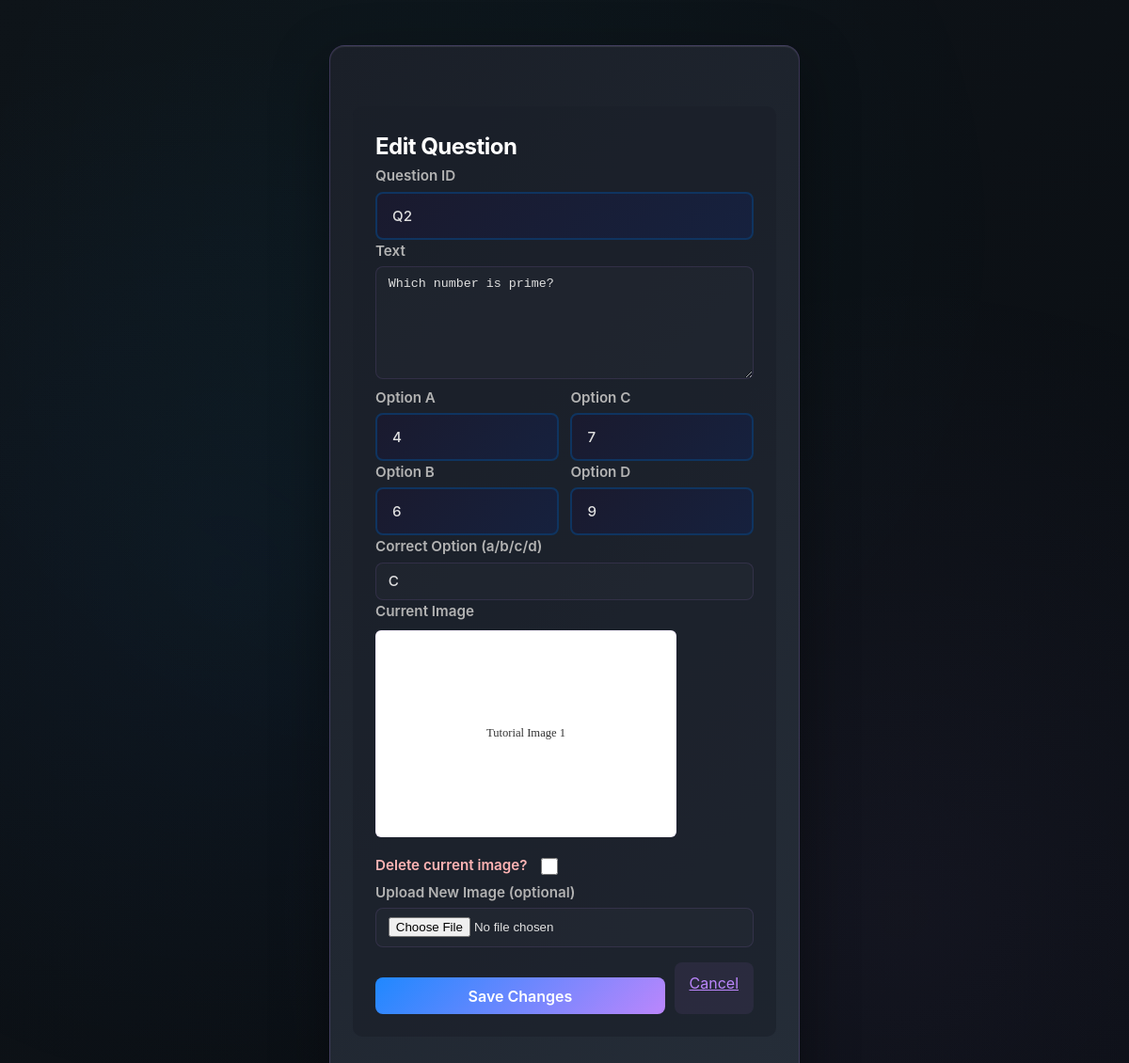
Page /admin/edit-question?id=24 (signed in) on the committed database.
### tables this page shows
CREATE TABLE questions (
            id INTEGER PRIMARY KEY AUTOINCREMENT,
            set_id INTEGER,
            question_id TEXT,
            text TEXT,
            image_url TEXT,
            option_a TEXT,
            option_b TEXT,
            option_c TEXT,
            option_d TEXT,
            correct_option TEXT
        );

### app.py (the view)
@app.get('/admin/edit-question')
def admin_edit_question():
    if 'admin_id' not in session:
        return redirect(url_for('admin_login'))
    qid = request.args.get('id')
    if not qid:
        session['error_msg'] = 'No question id'
        return redirect(url_for('admin_questions'))
    conn = get_db()
    row = conn.execute("SELECT id, question_id, text, image_url, option_a, option_b, option_c, option_d, correct_option FROM questions WHERE id=?", (qid,)).fetchone()
    conn.close()
    if not row:
        session['error_msg'] = 'Question not found'
        return redirect(url_for('admin_questions'))
    return render_template('admin_edit_question.html', app_title=APP_TITLE, q=row)

### app.py (called while the page is built)
def get_db():
    conn = sqlite3.connect(DB_PATH, check_same_thread=False, isolation_level=None)
    conn.row_factory = sqlite3.Row
    conn.execute("PRAGMA journal_mode=WAL;")
    conn.execute("PRAGMA synchronous=NORMAL;")
    return conn

### templates/admin_edit_question.html (shortened to what this page needs)
<!doctype html>
<html lang="en">
<head>
  <link rel="stylesheet" href="{{ url_for('static', filename='style.css') }}">
</head>
<body>
  <main class="container">
    <div class="form">
      <h2>Edit Question</h2>
      <form method="post" action="{{ url_for('admin_update_question') }}" enctype="multipart/form-data">
        <label>Question ID</label>
        <input type="text" name="question_id" value="{{ q.question_id }}" readonly />
        <label>Text</label>
        <textarea name="text">{{ q.text }}</textarea>
        <div style="display:grid; grid-template-columns:1fr 1fr; gap:0.8rem;">
          <div>
            <label>Option A</label>
            <input type="text" name="option_a" value="{{ q.option_a }}" />
            <label>Option B</label>
            <input type="text" name="option_b" value="{{ q.option_b }}" />
          </div>
          <div>
            <label>Option C</label>
            <input type="text" name="option_c" value="{{ q.option_c }}" />
            <label>Option D</label>
            <input type="text" name="option_d" value="{{ q.option_d }}" />
          </div>
        </div>
        <label>Correct Option (a/b/c/d)</label>
        <select name="correct_option">
          <option value="c" {% if q.correct_option=='c' %}selected{% endif %}>C</option>
        </select>
        <label>Current Image</label>
        <div class="img-preview">
          {% if q.image_url %}
            <img src="{{ url_for('static', filename=q.image_url) }}" alt="Current" />
            <div style="margin-top:0.6rem;">
              <label style="display:inline-block; color:#ffb4b4; font-weight:600;">Delete current image?</label>
              <input type="checkbox" name="delete_image" value="1" style="margin-left:0.6rem; vertical-align:middle;" />
            </div>
          {% else %}
            <div style="color:#888;">No image set</div>
          {% endif %}
        </div>
        <label>Upload New Image (optional)</label>
        <input type="file" name="image" accept="image/*">
        <div class="actions">
          <button class="primary" type="submit">Save Changes</button>
          <a class="secondary" href="{{ url_for('admin_questions') }}">Cancel</a>
        </div>
      </form>
    </div>
  </main>
</body>
</html>

### static/style.css (style rules this page uses)
:root { --primary-dark: #0f1419; --primary-darker: #0a0e13; --accent-cyan: #00d9ff; --accent-purple: #bb86fc; --accent-blue: #1f88ff; --accent-green: #00e676; --text-primary: #ffffff; --text-secondary: #b3b3b3; --text-muted: #888888; --surface-dark: #1a1f28; --surface-light: #252d38; --border-color: #333d4d; --error: #ff5252; --warning: #ffb74d; --success: #4caf50; --gradient-primary: linear-gradient(135deg, #1f88ff 0%, #bb86fc 100%); --gradient-accent: linear-gradient(135deg, #00d9ff 0%, #1f88ff 100%); --gradient-hover: linear-gradient(135deg, #bb86fc 0%, #00d9ff 100%); }
* { margin: 0; padding: 0; box-sizing: border-box; }
html, body { width: 100%; height: 100%; overflow-x: hidden; }
body { font-family: -apple-system, BlinkMacSystemFont, 'Segoe UI', 'Roboto', 'Oxygen', 'Ubuntu', 'Cantarell', sans-serif; background: linear-gradient(135deg, var(--primary-dark) 0%, var(--primary-darker) 100%); color: var(--text-primary); line-height: 1.6; position: relative; overflow-y: auto; }
body::before { content: ''; position: fixed; top: 0; left: 0; right: 0; bottom: 0; background: radial-gradient(circle at 20% 50%, rgba(31, 136, 255, 0.05) 0%, transparent 50%), radial-gradient(circle at 80% 80%, rgba(187, 134, 252, 0.05) 0%, transparent 50%), radial-gradient(circle at 40% 20%, rgba(0, 217, 255, 0.03) 0%, transparent 50%); pointer-events: none; z-index: 0; }
main { position: relative; z-index: 1; }
h1, h2, h3, h4, h5, h6 { font-weight: 700; letter-spacing: -0.5px; margin: 0; }
.container { max-width: 500px; margin: 3rem auto; padding: 2rem 1.5rem; background: linear-gradient(135deg, var(--surface-dark) 0%, var(--surface-light) 100%); border-radius: 16px; border: 1px solid rgba(187, 134, 252, 0.2); box-shadow: 0 20px 60px rgba(0, 0, 0, 0.4), inset 0 1px 1px rgba(255, 255, 255, 0.1); backdrop-filter: blur(10px); animation: fadeInUp 0.8s ease-out; }
label { display: block; margin-bottom: 1rem; color: var(--text-primary); font-weight: 500; font-size: 0.95rem; }
input[type="text"], input[type="email"], input[type="password"], select { width: 100%; padding: 0.875rem 1rem; border: 2px solid #0f3460; border-radius: 8px; background: linear-gradient(135deg, #1a1a2e 0%, #16213e 100%); color: #e0e0e0; font-size: 0.95rem; transition: all 0.3s ease; font-family: inherit; font-weight: 500; }
input[type="text"]::placeholder, input[type="email"]::placeholder, input[type="password"]::placeholder { color: #888; }
select { appearance: none; background-repeat: no-repeat; background-position: right 1rem center; background-size: 12px; padding-right: 2.5rem; }
input[type="radio"], input[type="checkbox"] { margin-right: 0.5rem; width: 18px; height: 18px; cursor: pointer; accent-color: var(--accent-cyan); }
button, a.primary { display: inline-block; width: 100%; padding: 0.95rem 1.5rem; background: var(--gradient-primary); color: var(--text-primary); border: none; border-radius: 8px; font-size: 1rem; font-weight: 600; cursor: pointer; transition: all 0.3s ease; position: relative; overflow: hidden; text-decoration: none; text-align: center; font-family: inherit; }
button::before, a.primary::before { content: ''; position: absolute; top: 0; left: -100%; width: 100%; height: 100%; background: rgba(255, 255, 255, 0.2); transition: left 0.3s ease; z-index: 0; }
button.primary, button[type="submit"] { margin-top: 1rem; }

### templates/admin_edit_question.html (style rules this page uses)
.form { max-width: 900px; margin: 2rem auto; background: rgba(26,31,40,0.6); padding: 1.5rem; border-radius: 10px; }
label { display:block; color:#b3b3b3; margin-bottom:0.25rem; font-weight:600 }
input, textarea, select { width:100%; padding:0.6rem 0.8rem; border-radius:8px; border:1px solid rgba(187,134,252,0.12); background: rgba(255,255,255,0.02); color: #e0e0e0 }
textarea { min-height: 120px }
.actions { display:flex; gap:0.6rem; margin-top:1rem }
.primary { background: linear-gradient(135deg,#1f88ff 0%,#bb86fc 100%); color:white; padding:0.6rem 1rem; border-radius:8px; text-decoration:none }
.secondary { background: rgba(187,134,252,0.08); color:#bb86fc; padding:0.6rem 1rem; border-radius:8px; }
.img-preview { margin-top:0.5rem }
.img-preview img { width:320px; height:220px; object-fit:contain; background:white; padding:6px; border-radius:6px; border:1px solid rgba(187,134,252,0.12) }

### rows in the picture
questions: question_id "Q2", text "Which number is prime?", option_a "4", option_b "6", option_c "7", option_d "9", correct_option "C", image_url (picture)
